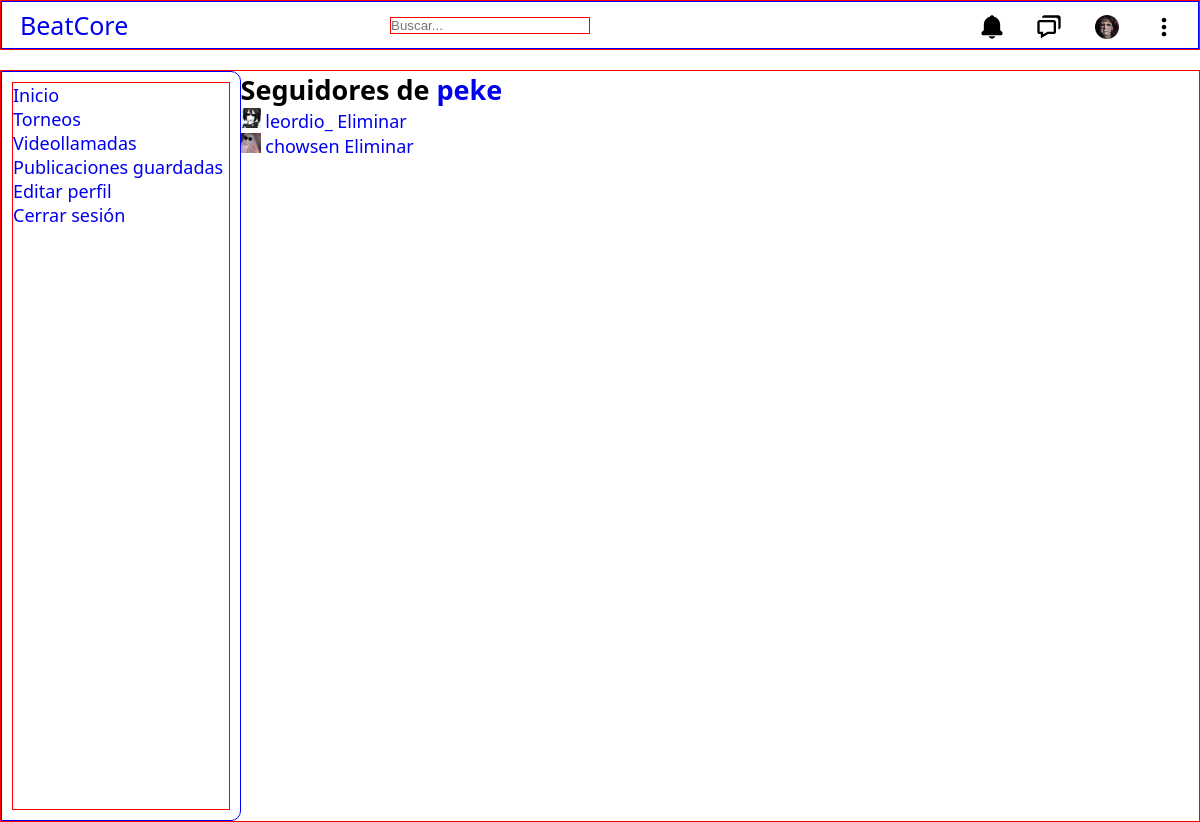
The page /app/vista/seguidores.php?id_usuario=26 (signed in) on the database its author committed.
### tables this page shows
CREATE TABLE `t_usuarios` (
  `id_usuario` int(11) NOT NULL,
  `usuario` varchar(100) NOT NULL,
  `gmail` varchar(255) NOT NULL,
  `telefono` varchar(50) NOT NULL,
  `clave` varchar(100) NOT NULL,
  `nombre` varchar(100) NOT NULL,
  `apellido` varchar(100) NOT NULL,
  `fecha_nacimiento` date NOT NULL,
  `descripcion` varchar(300) NOT NULL,
  `foto_perfil` varchar(300) NOT NULL,
  `foto_portada` varchar(300) NOT NULL,
  `id_rol` tinyint(4) NOT NULL,
  `fecha_creacion` date NOT NULL
);

CREATE TABLE `t_seguidores` (
  `id_seguimiento` int(11) NOT NULL,
  `id_seguidor` int(11) NOT NULL,
  `id_seguido` int(11) NOT NULL
);

### app/ayudas/funciones.php (called while the page is built, shortened)
    <?php
function datosUsuario($id_usuario, $datos)
{
  include("../modelo/conexion.php");
  $query = "SELECT $datos FROM t_usuarios WHERE id_usuario = '$id_usuario'";
  $res = mysqli_query($con, $query);
  return mysqli_fetch_array($res);
}
?>

### app/vista/seguidores.php (the view, shortened to what this page needs)
<!DOCTYPE html>
<html lang="en">
<head>
  <link href='https://unpkg.com/boxicons@2.1.4/css/boxicons.min.css' rel='stylesheet'>
  <link rel="stylesheet" href="../css/main.css">
</head>
<body>
  <?php
  include("../componentes/header.php");
  ?>
  <div class="wrapper">
    <?php
    include("../componentes/sidebar.php");
    if (isset($_GET['id_usuario'])) {
      $id_usuario = $_GET["id_usuario"];
      $usuario = datosUsuario($id_usuario, "usuario");
      ?>
      <div class="seguidores">
        <h2>Seguidores de <a href='perfil.php?id_usuario=<?php echo $id_usuario; ?>'><?php echo $usuario["usuario"]; ?></a>
        </h2>
        <?php
        $query = "SELECT * FROM t_seguidores WHERE id_seguido = '$id_usuario'";
        $res = mysqli_query($con, $query);
        if (mysqli_num_rows($res) > 0) {
          while ($fila = mysqli_fetch_array($res)) {
            $id_seguidor = $fila["id_seguidor"];
            $q_seguidor = "SELECT foto_perfil, usuario, id_usuario FROM t_usuarios INNER JOIN t_seguidores ON t_usuarios.id_usuario = t_seguidores.id_seguidor WHERE id_seguidor = '$id_seguidor'";
            $r_seguidor = mysqli_query($con, $q_seguidor);
            $seguidor = mysqli_fetch_array($r_seguidor);
            ?>
            <ul>
              <li>
                <img src="<?php echo fotoP . $seguidor["id_usuario"] . "/" . $seguidor["foto_perfil"] ?>" width="20px">
                <a href="perfil.php?id_usuario=<?php echo $seguidor["id_usuario"]; ?>"><?php echo $seguidor["usuario"]; ?></a>
                <?php
                if ($id_usuario == $_SESSION["id_usuario"]) {
                  ?><a
                    href="../controlador/eliminar_seguidor.php?id_seguidor=<?php echo $seguidor["id_usuario"]; ?>">Eliminar</a>
                  <?php
                }
                ?>
              </li>
            </ul>
            <?php
          }
        } else {
          echo "Nadie sigue a " . $usuario["usuario"] . " :(";
        }
    } ?>
    </div>
  </div>
</body>
</html>

### app/componentes/header.php (shortened to what this page needs)
<?php
require("../modelo/conexion.php");
require("../ayudas/funciones.php");
$id_usuario = $_SESSION["id_usuario"];
?>
<header>
  <nav class="navegacion">
    <input type="search" name="busqueda" class="buscador" placeholder="Buscar...">
    <div class="logo">
      <a href="inicio.php">BeatCore</a>
    </div>
    <ul class="nav-lista">
      <li class="nav-lista-item">
        <a href="#">
        </a>
      </li>
      <li class="nav-lista-item">
        <a href="#">
        </a>
      </li>
      <li class="nav-lista-item item-perfil">
        <a href="perfil.php?id_usuario=<?php echo $id_usuario; ?>">
          <img src="<?php echo fotoP . $id_usuario . '/' . datosUsuario($id_usuario, "foto_perfil")["foto_perfil"]; ?>"
            width="20px">
        </a>
      </li>
      <li class="nav-lista-item">
        <a href="#">
          <svg xmlns="http://www.w3.org/2000/svg" width="28" height="28" viewBox="0 0 24 24"
            style="fill: rgba(0, 0, 0, 1);transform: ;msFilter:;">
            <path
              d="M12 10c-1.1 0-2 .9-2 2s.9 2 2 2 2-.9 2-2-.9-2-2-2zm0-6c-1.1 0-2 .9-2 2s.9 2 2 2 2-.9 2-2-.9-2-2-2zm0 12c-1.1 0-2 .9-2 2s.9 2 2 2 2-.9 2-2-.9-2-2-2z">
            </path>
          </svg>
        </a>
      </li>
    </ul>
  </nav>
</header>

### app/css/main.css (style rules this page uses)
* { margin: 0; padding: 0; box-sizing: border-box; }
body { width: 100%; font-family: system-ui; font-size: 18px; display: grid; grid-template-columns: 100%; grid-template-areas: "nav" "wrapper"; gap: 20px; }
a { text-decoration: none; }
ul { list-style: none; }
header { border: 1px solid red; width: 100%; height: 50px; grid-area: nav; }
.wrapper { border: 1px solid red; grid-area: wrapper; display: grid; grid-template-columns: 20% 80%; grid-template-areas: "sideBar contenidoP"; }

### app/css/components/navegacion.css (style rules this page uses)
.navegacion { border: 1px solid blue; height: 100%; display: flex; align-items: center; justify-content: space-between; }
.logo { position: absolute; left: 20px; font-size: 25px; }
.buscador { border: 1px solid red; margin: auto; width: 200px; }
.nav-lista { width: 200px; display: flex; align-items: center; justify-content: space-between; list-style: none; margin-right: 20px; }
.nav-lista-item { height: 24px; }
.nav-lista-item.item-perfil a img { border: 2px solid transparent; width: 28px; height: 28px; object-fit: cover; border-radius: 50%; }

### app/vista/seguidores.php (style rules this page uses)
.seguidores { grid-area: contenidoP; }

### rows shown on the page
t_usuarios: foto_perfil (picture), usuario "peke"
t_seguidores: id_seguidor.foto_perfil (picture), id_seguidor.usuario "leordio_"
t_seguidores: id_seguidor.foto_perfil (picture), id_seguidor.usuario "chowsen"
